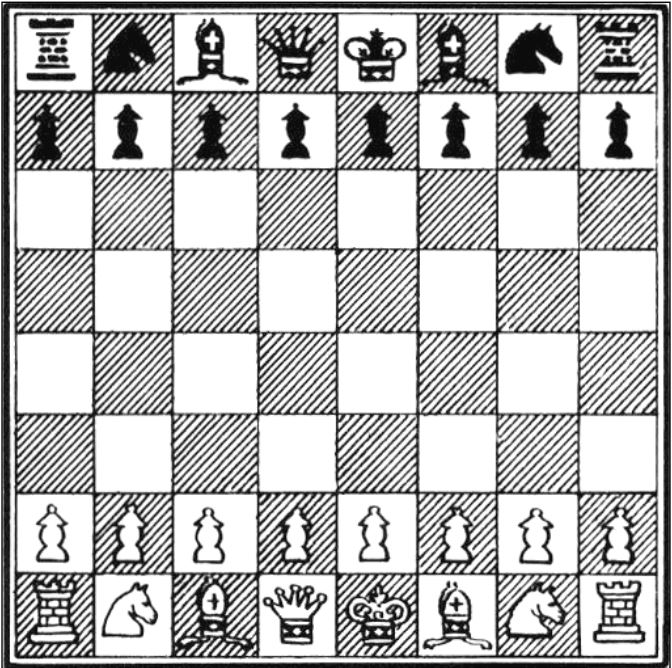
#> input picture Learning OpenCV 3 Computer Vision with Python_summary/chap6/images/chessBoard.JPG, 672 x 668 px; the run also reads 2 pictures not shown here
$ jupyter execute --allow-errors chap6.ipynb
#> lines starting #> are read from the running program, lines starting #| are printed output that depends on the picture; after the words box and inside, x2 and y2 are one past the last pixel; in counts of white or black regions, pixels touching at a corner belong together
# Retrieving Images and Searching Using Image Descriptors

In this chapter, features of image will be extracted in form of descriptors. This helps to enable image based searches and to stitch two images together to obtain an ew larger image. Also, this gives us the ability to express the image in a very low number of features. So, the whole image pixels reduced into a set of keypoints. Those keypoints, enable us to find them gain in another image for the same scene but picked from different angle. This helps in data association task.

## Feature Detection Algorithms

There are many algorithms in opencv which can be used to detect features in the image. Some of these features use corner to detect features and others use blobs "key-points".

## Algorithms Use Corneres to Detect Feature

### CornerHarris Algorithm
This Algorithm concentrate to detect corners where two edges meet. Also, where there is a rapid cahnge of the intensity in the two directions.
In the following we notice no

Corner Detection looks like Edge Detection. It is based on using image drivative to obtain corners. "Sobel filter is used to obtain the gradient in x,y"

We notice that
- In case of flat region no drivative,
- In case of edge it has a positive gradient along the edge and the same for y direction,
- In case of corner, there is a strong +ve gradient in x direction and stron gradient in y direction.

If we try to classify the distribution of gradient then we notice the following,
- In case of flat, the distribution looks like a small circle, no change in x or y
- In case of edge, the distribution looks like a small circle, plus a big a linear change in x and y along the edge.
- In case of corner, the distribution looks like a small circle, plus a big change in x while chnge in y is small or negative,  and a big change in y while chnge in x is small or negative.

We need to parameterize it, so we fit it into circle or ellipse.

We notice the following,
- If there is a flat, then λ1 = λ2, Both λ1, λ2 are small.
- If there is an edge, then λ1 >> λ2 or vice versa where λ2 >> λ1.
- If there is a corner, then λ1 = λ2, Both λ1, λ2 are large.

This is what's Harris corner says:

$ R = λ1 * λ2  – k (λ1 + λ2)^2$

k = (from 0.04 to 0.06)

After obtaining the R image as above relationship assume, There are many corners are qualified so you should do the non maximal supression to retain only with maximum value. This is done by sliding a window on the R image, retain only the center of the R image if it has maximum value otherwise remove it.

[cell 1]
import matplotlib.pyplot as plt

import cv2 as cv
import numpy as np
img = cv.imread('images/chessBoard.JPG')
#> img is the input picture: shape (668, 672, 3); min 0, max 255, mean 183.1
gray = cv.cvtColor(img, cv.COLOR_BGR2GRAY)
gray = np.float32(gray)

'''
img - Input image. It should be grayscale and float32 type.

blockSize - It is the size of neighbourhood considered for corner detection, the smaller the number,
the smaller markers indicating the corners.

ksize - kernel size of the Sobel derivative used. It defines how sensitive corner detection is. It must
be between 3 and 31 and be an odd value. At value 3, all those diagonal lines in the
black squares of the chessboard will register as corners when they touch the border
of the square. At 23, only the corners of each square will be detected as corners.

k - Harris detector free parameter in the equation.
'''

dst = cv.cornerHarris(gray, 2, 27, 0.04)
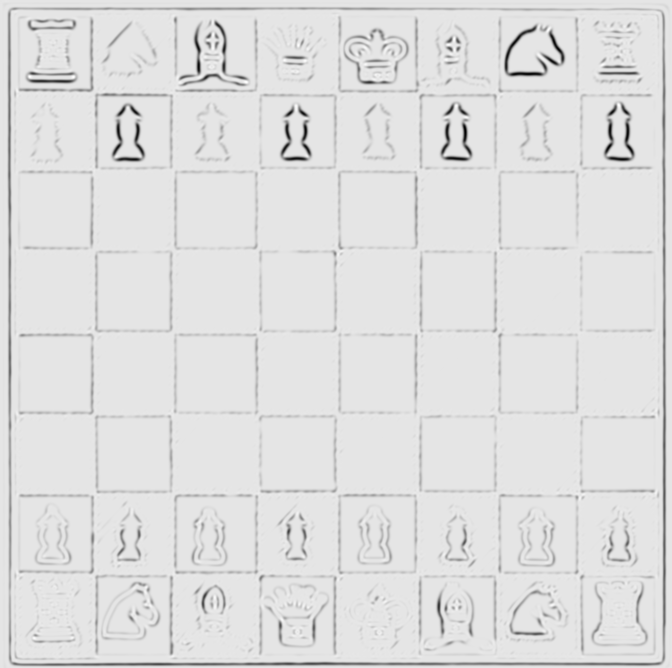
#> dst: shape (668, 672) float32; min -7.99e+34, max 8.77e+33, mean -inf; drawn with min black and max white

# Threshold for an optimal value, it may vary depending on the image.
img[dst>0.02 * dst.max()] = [255, 0, 0]
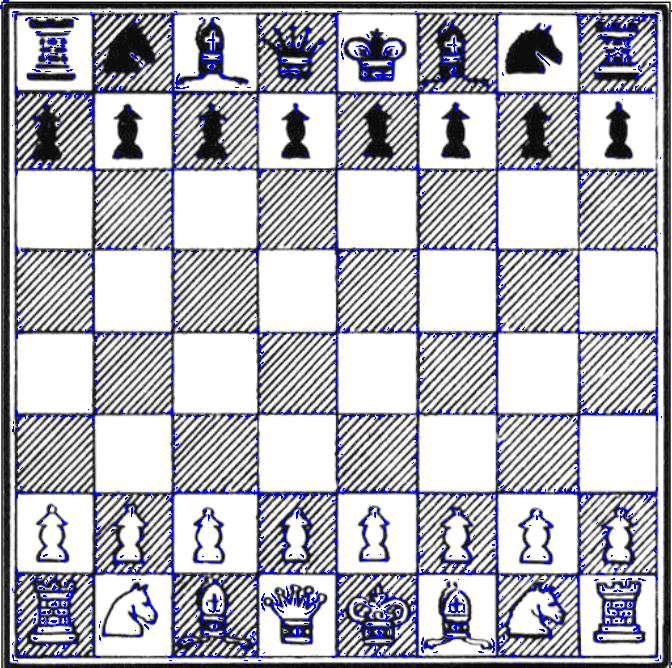
#> img: shape (668, 672, 3); 4.05% of pixels changed, all inside (x1, y1, x2, y2) = (0, 0, 672, 667)

#Show the image
plt.imshow(img)

In the above image, most of corners were detected. There are some of CornerHarris advantages and disadvantages: Advantages:

<b>advantages:
- It can detect corners even if the image is rotated.

<b>Disadvantages:
- CornerHarris can't work well in case of changing the image scale. Assume the image scale is reduced, then the corners can't be detected well using the CornerHarris "because of changing the sensitivity of the algorithm".

So, we need another algorithm can work with multi-scale images like the SIFT "uses key-points"

## Algorithms Use Key-points to Detect Feature

### Scale Invariant Feature Transform "SIFT"

Let's summarize SIFT algorithm stages, its importance, its procedure for matching or obtaining keypoints descriptors.

<b> What is the SIFT procedure?
SIFT has two stages:
- Detector to define where are the local features?
- Descriptor to define how to describe features?

<b> Why SIFT is preferred as feature extraction method?
- Scale invariant
- Rotation invariant
- Partially Illumination invariant.
- Partially Robust to affine transformation (Affine mapping is a mapping method that preserves
  points, lines and planes. According to an affine mapping, a set of parallel lines remains parallel.)
- Can detect landmarks from different angels and distances with different illumination.

<b> What are the steps SIFT?

<b> - Create the scale space images.

       1- Create 5 blurred images.

       2- For each blurred image create 4 scales "Octave".


<b> - Calculate the difference of Gaussian.

       Obtaining the difference between two blurred images with different sigma (different sigma means different blurred          ratio, higher sigma value, higher blurring).

       In our example we have 5 blurred image in each scale so DOG has only 4 images as shown below


<b> - Key point Detection.

       1- After finding the DOG, then find the local minima or maxima in the output of DOG.

       2- Compare each pixel in a grid 3 by 3 with its neighbors or with a grid above or below it.

       3- If this value has the lowest of greatest value, then it is key-point.


<b> - Key point elimination.

       Using the threshold technique or harries edge detection. There some key-points come from edges, or low contrast and
       they should be eliminated.

<b> - Key point orientation assignment.

       1- After obtaining the key-points, then the orientation of each key-point is calculated.

       2- To calculate the orientation of each key-point in 16 by 16 region of pixel around each key-point is considered              and the gradient theta and magnitude will be calculated for each pixel in this region.

       3- There are many values output of this step, we consider only the maximum value of the region to represent the                theta of this key-point.

   <pre><b>How is this carried out?</b></pre> Via histogram.

       - This histogram has 36 bins for 360. Each bin represent 10 degrees.
       - The orientation of the key-point is the bin that has the maximum peak. (we have hist for each key-point)

<b> - Key point Descriptor.

       - The output of the SIFT algorithm is the vector for each key-point called descriptor.
       - These descriptor size is 128, it has 128 value describing the key-point.

   <pre><b>How to obtain the key-point descriptor?</b></pre>

       We have a region 16 by 16 around the key-point. We will divide the 16 by 16 to 16 region each region is (4 by 4).
       For each region 4 by 4, the orientation will be calculated and represented by 8 values histogram as follows,

<pre>*Source: [Cyrill Stachniss, 2014 cyrill.stachniss@igg.uni-bonn.de]</pre>

<b> - Key Point Matching.

       · The outputs of SIFT are key-points and descriptors.
       · If we have image a, b. We start to compare the key-point descriptor of A to all key-points descriptors in image B.
       · The descriptor with minimum distance will be considered. This can be done by KNN, FLANN-based matching, brute              force Matching

[cell 2]
img = cv.imread('./images/surprised2.JPG', cv.COLOR_BGR2RGB)
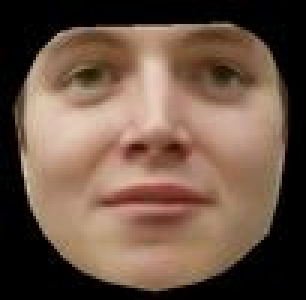
#> input picture Learning OpenCV 3 Computer Vision with Python_summary/chap6/images/surprised2.JPG, 102 x 100 px (shown 3 times larger)
#> img is the input picture: shape (100, 102, 3); mean B, G, R 69, 84.1, 107.6
gray = cv.cvtColor(img, cv.COLOR_BGR2GRAY)
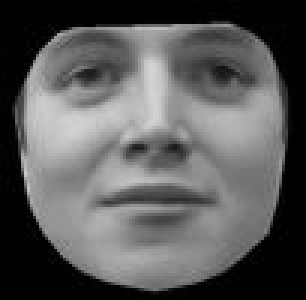
#> gray: shape (100, 102) (shown 3 times larger); min 0, max 213, mean 89.4

[cell 3]
# create a SIFT object and compute the grayscale image
sift = cv.SIFT_create()
keypoints, descriptor = sift.detectAndCompute(gray,None)
#> keypoints = 25 keypoints; strongest (x, y, size): (45, 49, 3.9), (46, 9, 2.1), (58, 50, 6.4), (29, 25, 4.2)
img_withkeypoints = img.copy()

#> (the rest of this cell did not finish here and is left out)

[cell 4]
plt.imshow(img_withkeypoints[:,:,::-1])

### SURF (Speeded-Up Robust Features)

<B>Overview:

SURF is an improvement over SIFT. It is designed to be faster and more efficient while maintaining robustness and invariance to scale and rotation.

<B>Steps in SURF Algorithm:

<pre><B>Integral Images:</B></pre>

<pre>SURF uses integral images to speed up the convolution operations required for feature detection.
Integral images allow for the quick computation of box filters, which approximate Gaussian smoothing.</pre>

<pre><B>Hessian Matrix-Based Key Point Detection:</B></pre>

<pre>SURF detects key points using the determinant of the Hessian matrix.
The Hessian matrix captures the second-order partial derivatives of the image intensity.
SURF approximates the Hessian matrix using box filters for efficiency.</pre>

<pre><B>Scale Space Representation:</B></pre>

<pre>SURF constructs a scale-space representation by varying the size of the box filters instead of downscaling the image.
This method is computationally efficient and robust to changes in scale.</pre>

<pre><B>Orientation Assignment:</B></pre>

<pre>For each detected key point, SURF assigns an orientation based on the dominant gradient direction in the local neighborhood.</pre>
<pre>This is achieved by computing Haar wavelet responses in the x and y directions and determining the dominant orientation.</pre>

<pre><B>Descriptor Computation:</B></pre>

<pre>SURF creates a descriptor for each key point by analyzing the distribution of gradient directions in a region around the key point.</pre>

<pre>The region is divided into 4x4 subregions, and the gradients in these subregions are summed up to create a feature vector.</pre>

<pre>The resulting descriptor is typically 64-dimensional (4x4 subregions with 4 values each: sum of dx, sum of dy, sum of |dx|, and sum of |dy|).</pre>

<pre><B>Key Point Matching:</B></pre>

<pre>Descriptors from different images are compared to find matching key points using a distance metric like Euclidean distance.</pre>

<B>Note, Surf algorithm doesn't exist in OpenCv

[cell 5]
'''
The higher the threshold, the less features identified, so play around with the values
until you reach an optimal detection
'''
#> (the rest of this cell did not finish here and is left out)

SURF is not available in OpenCV
## ORB ( Oriented FAST and Rotated BRIEF)

ORB (Oriented FAST and Rotated BRIEF) is a feature detection algorithm in computer vision used to identify key points and compute descriptors for these key points in images. It is designed to be fast and efficient, making it suitable for real-time applications such as augmented reality, robotics, and image stitching. ORB combines the FAST key point detector and the BRIEF descriptor with some modifications to enhance its performance.

It is not very complex to compute like SIFT (SIFT need DOG, Histograms of gradients, discriptor 128 value) while ORB is easy to compute and compare (its discriptor is a short bianry string. It is not floating numbers, or vector of values)

<b> Key Concepts of ORB</b>

<b>FAST Key Point Detection:</b>  FAST (Features from Accelerated Segment Test) is used to detect key points in an image. FAST identifies points with high intensity variation in their local neighborhood, which are likely to be interesting features.

<b>Harris Corner Measure:</b>  To ensure that the key points are well distributed and stable, ORB uses the Harris corner measure to rank the key points detected by FAST.

<b>Orientation Assignment:</b>  ORB assigns an orientation to each key point based on the intensity centroid of the region around the key point. This helps make the algorithm rotation invariant.

<b>BRIEF Descriptor:</b>  BRIEF (Binary Robust Independent Elementary Features) is used to compute a binary descriptor for each key point. The descriptor is created by comparing the intensities of pairs of pixels in the local neighborhood of the key point.

<b>Rotated BRIEF:</b>  To make BRIEF descriptors rotation invariant, ORB rotates the BRIEF descriptor according to the orientation assigned to the key point.

<b>Scale Invariance:</b>  ORB uses a multi-scale pyramid to detect key points at different scales, ensuring that it can handle images with varying sizes.

<b>Advantages of ORB</b>
- Efficiency: ORB is computationally efficient and well-suited for real-time applications.
- Robustness: It is robust to changes in scale, rotation, and lighting conditions.
- Binary Descriptors: The binary nature of BRIEF descriptors makes them fast to compute and compare.

<b>Applications of ORB</b>

- Image Stitching: Combining multiple images to create a panorama.
- Object Recognition: Identifying objects within images.
- Augmented Reality: Overlaying virtual objects on the real world in a consistent manner.
- Robotics: Navigating and understanding the environment using visual input.
- Visual SLAM (Simultaneous Localization and Mapping): Creating maps and tracking location in real-time for autonomous vehicles and robots.

[cell 6]
# Initialize ORB detector
orb = cv.ORB_create()

# Detect key points and compute descriptors
keypoints, descriptors = orb.detectAndCompute(gray, None)
#> keypoints = 36 keypoints; strongest (x, y, size): (44, 48, 37.2), (42, 50, 31), (59, 48, 37.2), (61, 50, 31)

# Draw key points on the image
output_image = cv.drawKeypoints(img, keypoints, None, color=(0, 255, 0))
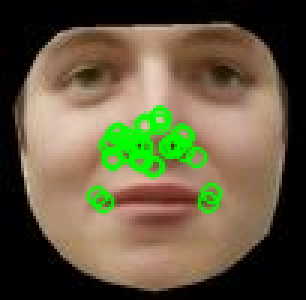
#> output_image: shape (100, 102, 3) (shown 3 times larger); mean B, G, R 64.3, 90.5, 99.9

[cell 7]
plt.imshow(output_image[:,:,::-1])

We notice that the SIFT algorithm above can detect more features more than the ORB.

## Matching Algorithms
### Brute-Force Matching

It is a straightforward method used in computer vision for matching key point descriptors between two images. It involves comparing each descriptor from one set with all descriptors in another set to find the best.

<b>Brute-Force Steps</b>

<b>1.Brute-Force Matching:</b>

For each descriptor in the first image, compute the distance to every descriptor in the second image.
Find the descriptor in the second image with the minimum distance to the current descriptor in the first image. Distance can be calculated as:

Euclidean Distance: Suitable for descriptors like SIFT and SURF.


Hamming Distance: Suitable for binary descriptors like ORB.

where ⊕ denotes the XOR operation.

<b>2.Filtering Matches (Optional):</b>

<b>Cross-Check:</b> Ensure that the best match is mutual. If descriptor A in image 1 matches with descriptor B in image 2, then descriptor B should also match with descriptor A.

<b>Ratio Test:</b> Proposed by David Lowe in SIFT, this test helps in removing ambiguous matches. For each descriptor, if the ratio of the distance of the closest match to the second-closest match is below a threshold (typically 0.75), it is considered a good match.

[cell 8]
# Load images
img1 = cv.imread('images/surprised1.jpg', cv.IMREAD_GRAYSCALE)
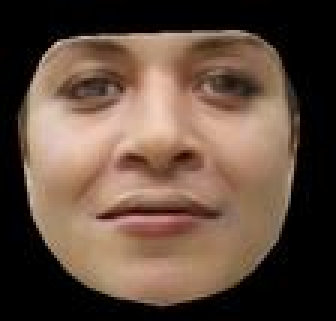
#> input picture Learning OpenCV 3 Computer Vision with Python_summary/chap6/images/surprised1.JPG, 112 x 107 px, found by its file name (shown 3 times larger)
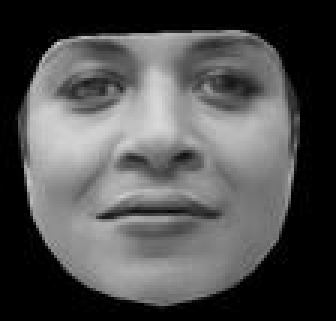
#> img1: shape (107, 112) (shown 3 times larger); min 0, max 216, mean 80.1
img2 = cv.imread('images/surprised2.jpg', cv.IMREAD_GRAYSCALE)
# Initialize ORB detector
orb = cv.ORB_create()

# Detect keypoints and compute descriptors
kp1, des1 = orb.detectAndCompute(img1, None)
#> kp1 = 46 keypoints; strongest (x, y, size): (34, 72, 31), (41, 54, 37.2), (42, 52, 37.2), (42, 51, 31)
#> (the rest of the program and of its run is left out)
